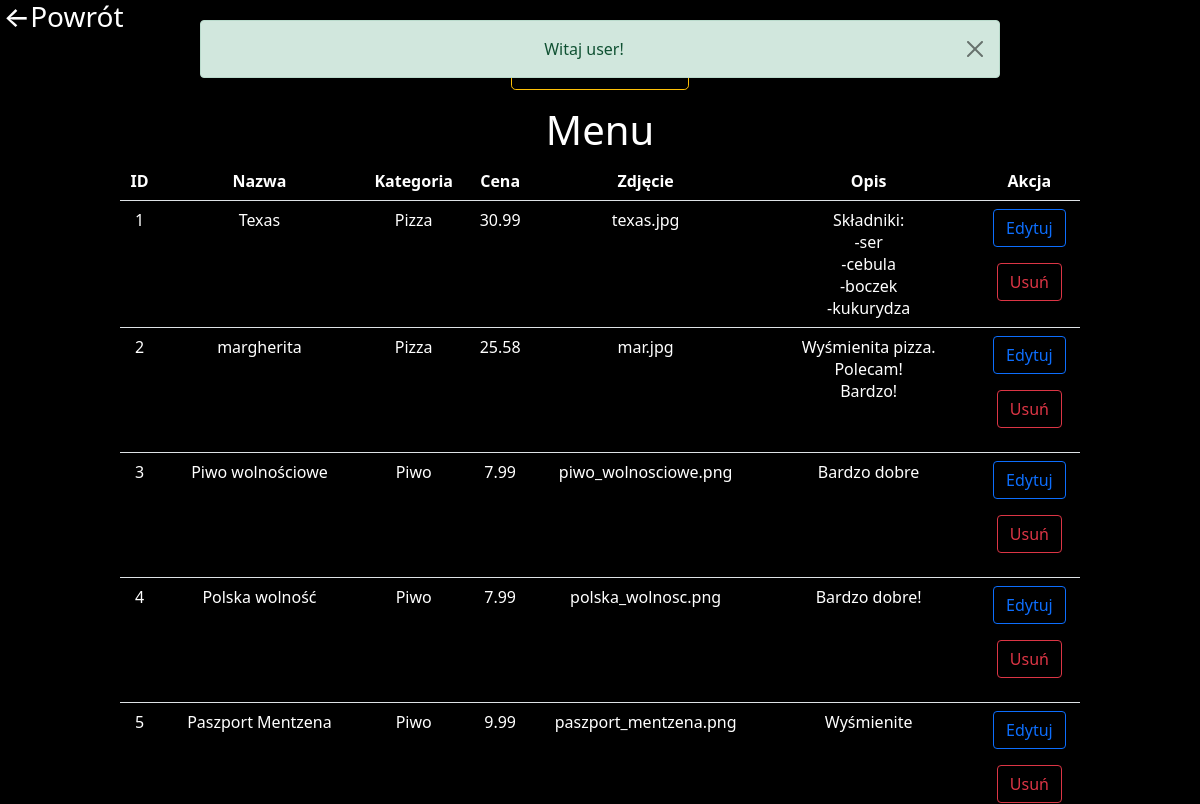
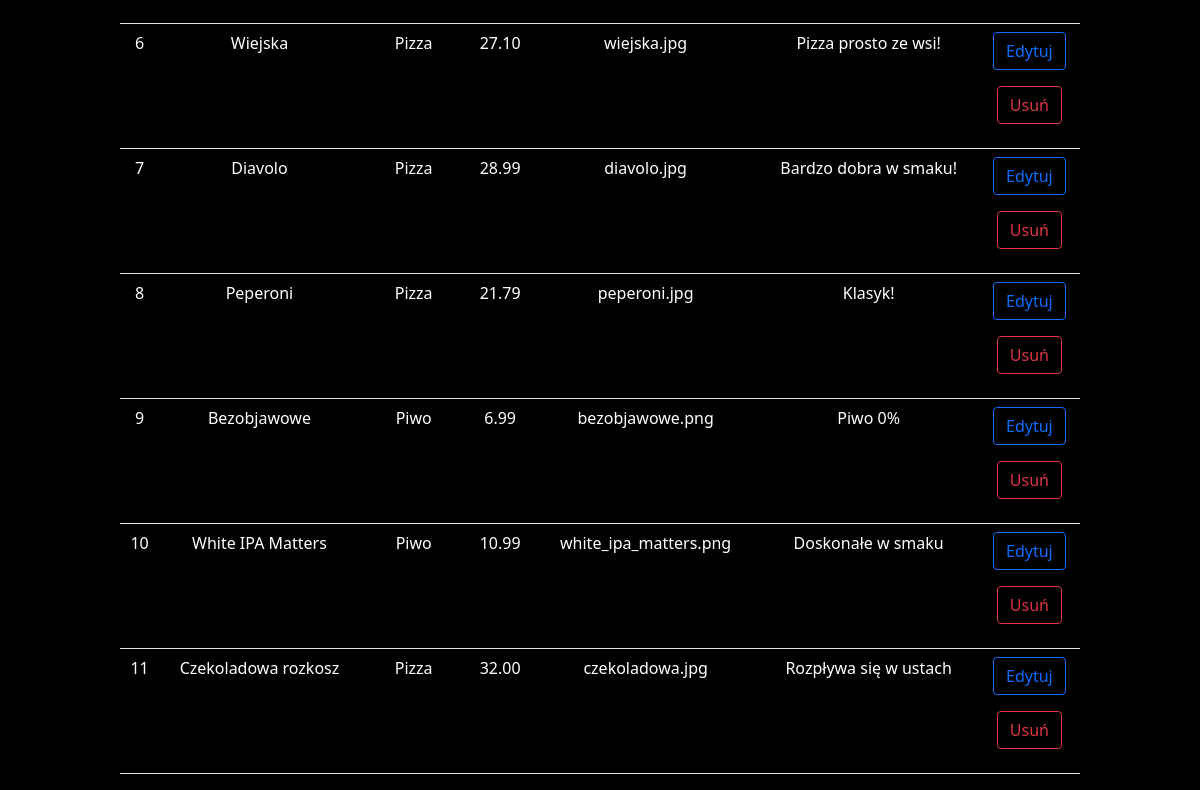
/menu.php (signed in), run on an earlier commit of the app's database (2 pictures, top to bottom).
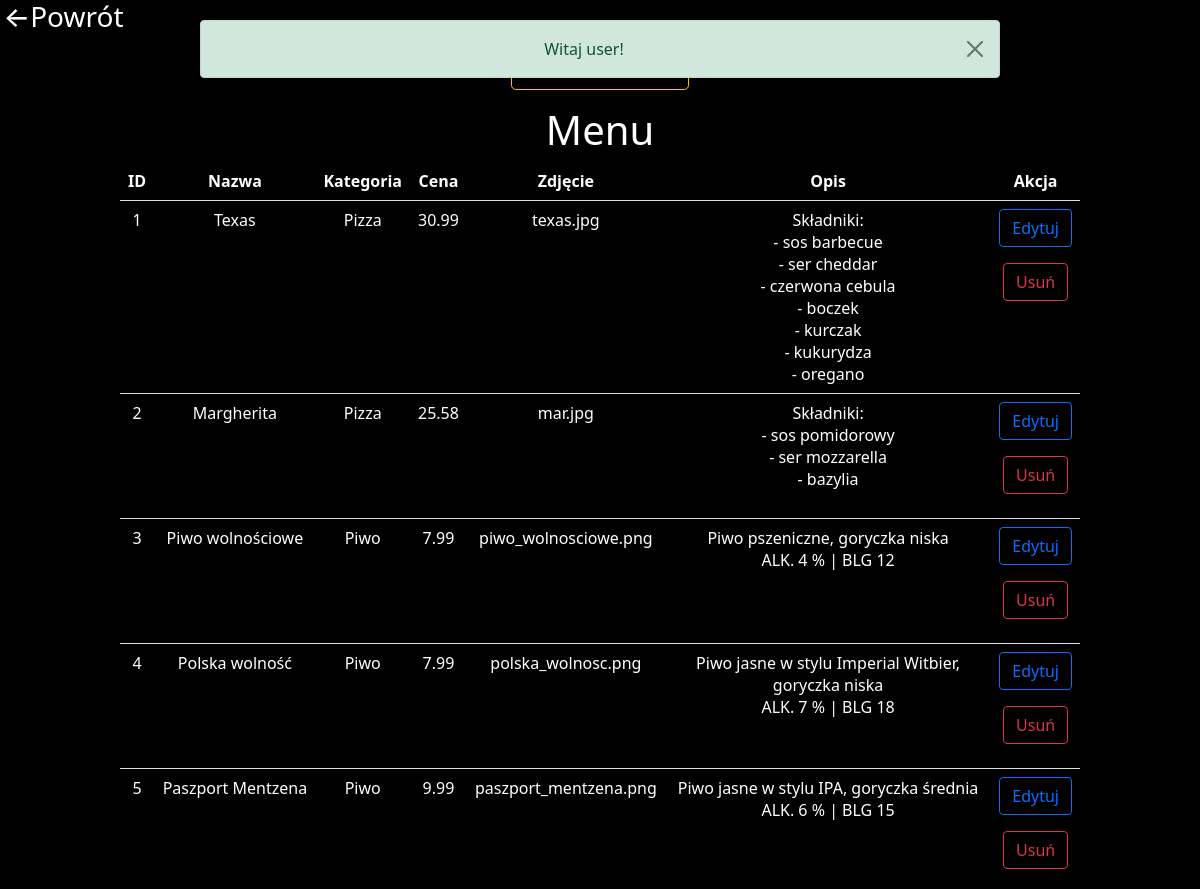
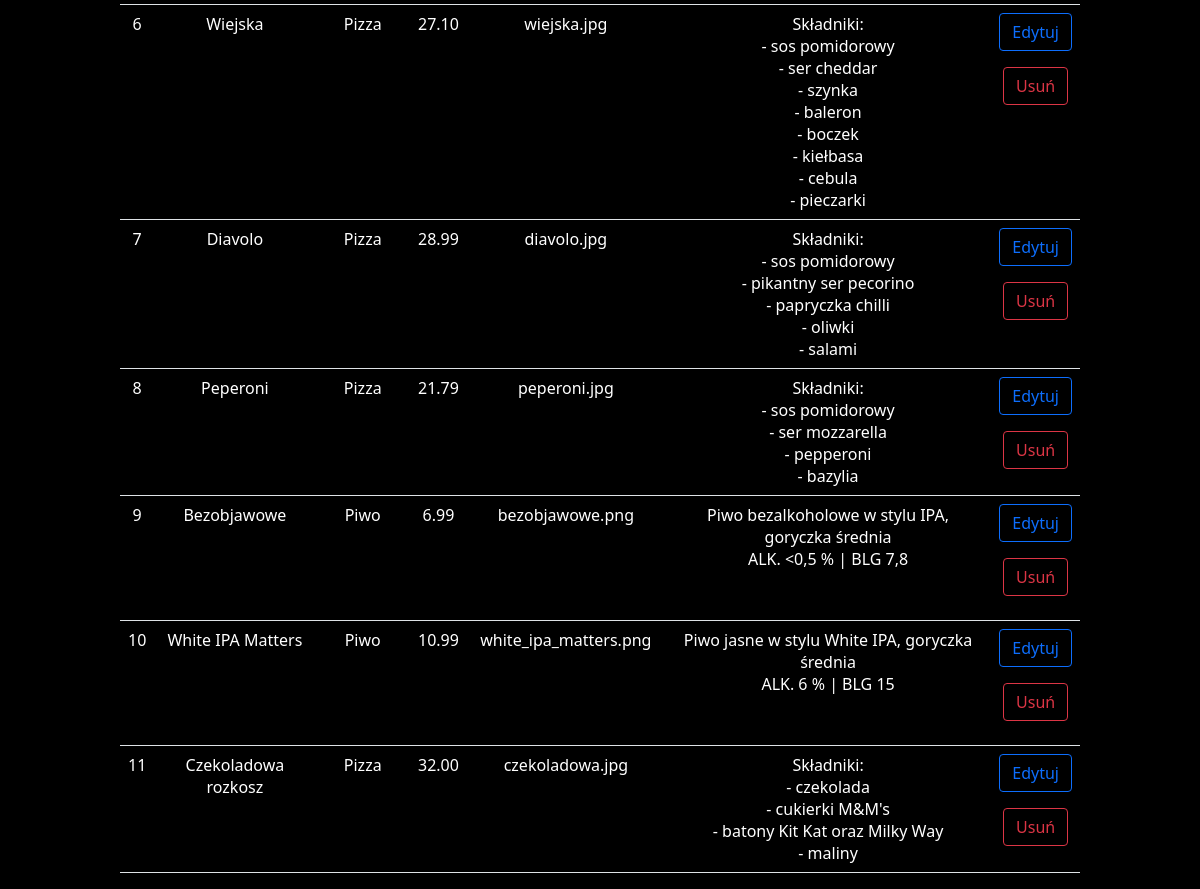
And on a later commit of the database (2 pictures, top to bottom).
### tables this page shows
CREATE TABLE `menu` (
  `id` int(11) NOT NULL,
  `name` varchar(20) NOT NULL,
  `category` enum('Pizza','Piwo') NOT NULL,
  `price` double(6,2) NOT NULL,
  `photo` varchar(40) NOT NULL,
  `description` longtext NOT NULL
);

### paths.php (called while the page is built, shortened)
<?php
$pAdminPanel           = "admin_panel.php";
$pMenuEdit             = "menu_edit.php";
$pMenuDelete           = "menu_delete.php";
$pMenuAdd              = "menu_add.php";

### menu.php (the view, shortened to what this page needs)
<?php
require_once("paths.php");
$dbConnected = true;
if (isset($_SESSION['user_permission']) && $_SESSION['user_permission'] == "admin") {
  echo "<div class='absolute'>";
  if (isset($_SESSION['general_message'])) {
    echo $_SESSION['general_message'];
  }
  echo "</div>";
  if ($dbConnected) {
    try {
      $menuQuery = $dbh->query("SELECT * FROM menu ");
    } catch (Exception $e) {
      $_SESSION['general_message'] = ErrorMessageGenerator("Błąd podczas wykonywania zapytania do bazy danych");
      $_SESSION['general_message'] .= ErrorMessageGenerator($e);
    }
    echo "<a href='$pAdminPanel' style='text-decoration: none; color: white;'>
    <h3 style='width: 127px;text-align: center;'> ←Powrót</h3></a>";
    echo "<form method='post' action ='$pMenuAdd' style='text-align: center;'>
    <button name='Add' class='btn btn-outline-warning btn-lg' type='submit'>Dodaj do Menu</button>
    </form>";
    echo "<h1 style='text-align: center;'>Menu</h1>";
    echo '<table class="center table " style="width: 80%; margin-left:auto; margin-right:auto">
            <tr>
                <th>ID</th>
                <th>Nazwa</th>
                <th>Kategoria</th>
                <th>Cena</th>
                <th>Zdjęcie</th>
                <th>Opis</th>
                <th>Akcja</th>
            </tr>';
      $menu=$menuQuery->fetchAll();
     foreach($menu as $temp){
        echo "<tr>
    <td>{$temp['id']}</td>
    <td>{$temp['name']}</td>
    <td>{$temp['category']}</td>
    <td>";
    echo number_format($temp['price'], 2);
    echo "</td>
    <td>{$temp['photo']}</td>";
    echo '<td>'.nl2br("{$temp['description']}").'</td>';
    echo"
    <td >
        <form method='post' action ='$pMenuEdit'>
            <button name='edit' class='btn btn-outline-primary' type='submit' value='{$temp['id']}'>Edytuj</button>
        </form>
        <form method='post' action='$pMenuDelete'>
            <button name='delete' class='btn btn-outline-danger' type='submit' value='{$temp['id']}'>Usuń</button>
        </form>
        </td>
    </tr>";
    }
    echo '</table>';
  } else {
    header("Location: $pHome");
  }
} else {
  header("Location: $pHome");
}
?>
<html>
<head>
  <link href="https://cdn.jsdelivr.net/npm/bootstrap@5.1.3/dist/css/bootstrap.min.css" rel="stylesheet">
</head>
<body>
</body>
</html>

### menu.php (style rules this page uses)
body { background-color: black !important; color: white !important; }
table tr td { color: white !important; }
.center { color: white !important; text-align: center; }
.absolute { width: 80%; max-width: 800px; position: absolute; margin-left: auto; margin-right: auto; margin-top: 20px; left: 0; right: 0; text-align: center; }

What changed in the data, as far as the page shows it:
changed menu "Texas": description "Składniki: -ser -cebula -boczek -kukurydza" → "Składniki: - sos barbecue - ser cheddar - czerwona cebula - boczek - kurczak - kukurydza - oregano"
changed menu "mar.jpg": name "margherita" → "Margherita"; description "Wyśmienita pizza. Polecam! Bardzo!" → "Składniki: - sos pomidorowy - ser mozzarella - bazylia"
changed menu "Piwo wolnościowe": description "Bardzo dobre" → "Piwo pszeniczne, goryczka niska ALK. 4 % | BLG 12"
changed menu "Polska wolność": description "Bardzo dobre!" → "Piwo jasne w stylu Imperial Witbier, goryczka niska ALK. 7 % | BLG 18"
changed menu "Paszport Mentzena": description "Wyśmienite" → "Piwo jasne w stylu IPA, goryczka średnia ALK. 6 % | BLG 15"
changed menu "Wiejska": description "Pizza prosto ze wsi!" → "Składniki: - sos pomidorowy - ser cheddar - szynka - baleron - boczek - kiełbasa - cebula - pieczarki"
changed menu "Diavolo": description "Bardzo dobra w smaku!" → "Składniki: - sos pomidorowy - pikantny ser pecorino - papryczka chilli - oliwki - salami"
changed menu "Peperoni": description "Klasyk!" → "Składniki: - sos pomidorowy - ser mozzarella - pepperoni - bazylia"
changed menu "Bezobjawowe": description "Piwo 0%" → "Piwo bezalkoholowe w stylu IPA, goryczka średnia ALK. <0,5 % | BLG 7,8"
changed menu "White IPA Matters": description "Doskonałe w smaku" → "Piwo jasne w stylu White IPA, goryczka średnia ALK. 6 % | BLG 15"
changed menu "Czekoladowa rozkosz": description "Rozpływa się w ustach" → "Składniki: - czekolada - cukierki M&M's - batony Kit Kat oraz Milky Way - maliny"
